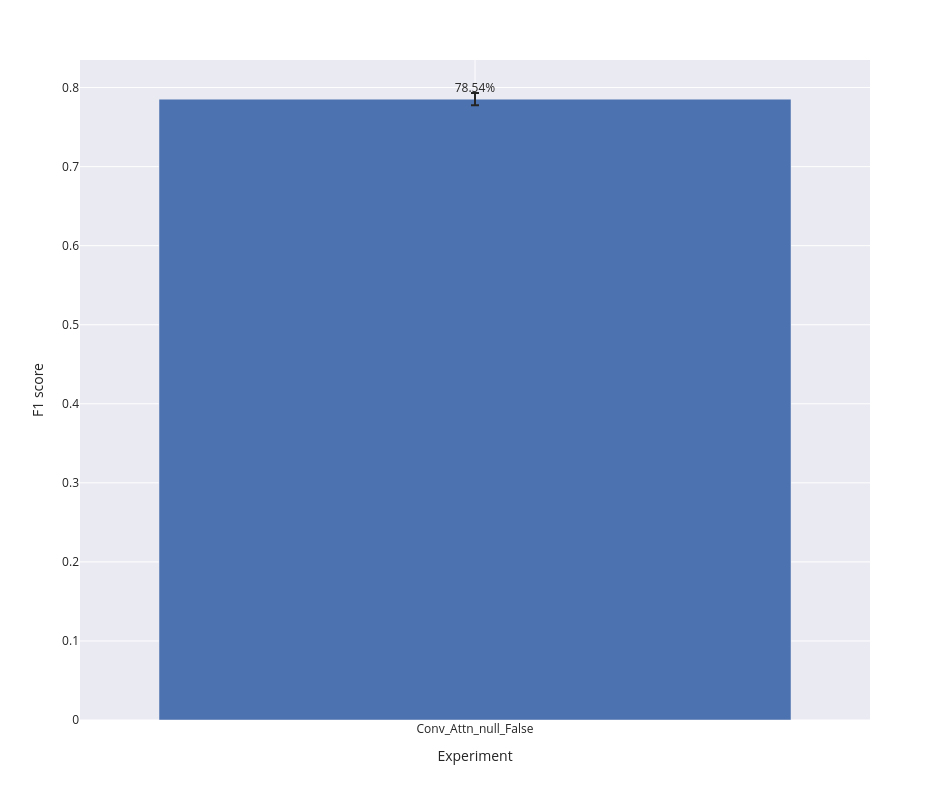

This figure's notebook cell:
### Code cell
bar_plot(label_wise_metrics_agg, 'f1_score')

### Figure 1 — Plotly figure (JSON) as saved in the notebook; plotly's stock layout.template omitted (floating-point values rounded to 4 significant figures)
{"data": [{"alignmentgroup": "True", "error_y": {"array": [0.007758]}, "hovertemplate": "expr=%{x}<br>f1_score_mean=%{text}<extra></extra>", "legendgroup": "", "marker": {"color": "rgb(76,114,176)", "pattern": {"shape": ""}}, "name": "", "offsetgroup": "", "orientation": "v", "showlegend": false, "text": [0.7854], "textposition": "outside", "texttemplate": "%{text:.2%}", "type": "bar", "x": ["Conv_Attn_null_False"], "xaxis": "x", "y": [0.7854], "yaxis": "y"}], "layout": {"barmode": "group", "height": 800, "legend": {"tracegroupgap": 0}, "margin": {"t": 60}, "width": 950, "xaxis": {"anchor": "y", "domain": [0, 1], "title": {"text": "Experiment"}}, "yaxis": {"anchor": "x", "domain": [0, 1], "title": {"text": "F1 score"}}}}
